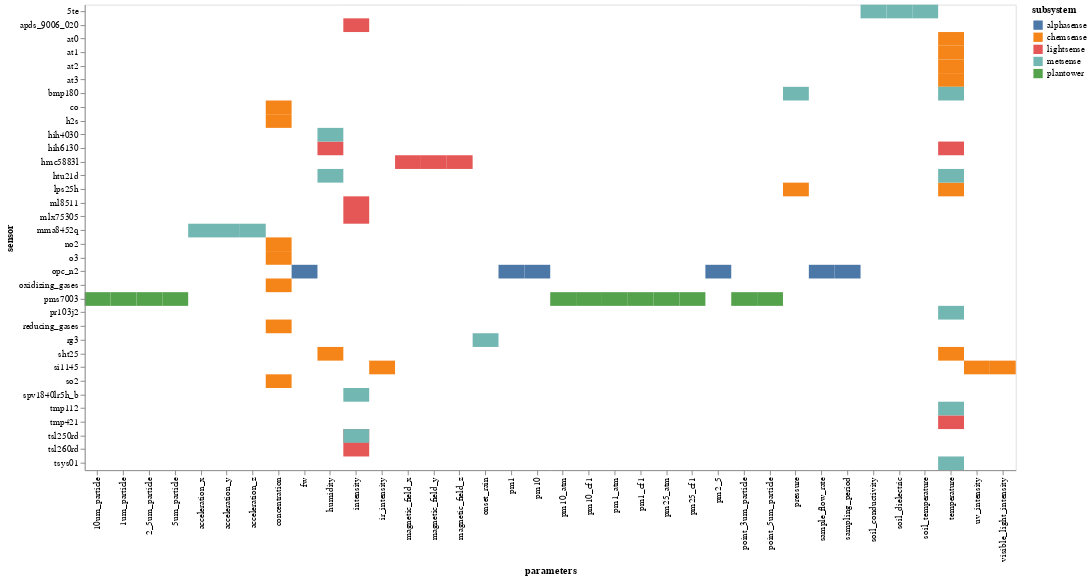

This figure's notebook cell:
### Code cell
alt.Chart(sensor_types_parameters).mark_rect().encode(
    x='parameters',
    y='sensor',
    color='subsystem'
).properties(width=1000, height=500)#.configure_axis(grid=True)

### Figure 1 — Vega-Lite specification as saved in the notebook (floating-point values rounded to 4 significant figures)
{"config": {"view": {"continuousWidth": 400, "continuousHeight": 300}}, "data": {"name": "data-023ccfeb74b404151fbe951ab6d027cb"}, "mark": "rect", "encoding": {"color": {"type": "nominal", "field": "subsystem"}, "x": {"type": "nominal", "field": "parameters"}, "y": {"type": "nominal", "field": "sensor"}}, "height": 500, "width": 1000, "$schema": "https://vega.github.io/schema/vega-lite/v4.8.1.json", "datasets": {"data-023ccfeb74b404151fbe951ab6d027cb": [{"subsystem": "alphasense", "sensor": "opc_n2", "parameters": "fw", "count": 1}, {"subsystem": "alphasense", "sensor": "opc_n2", "parameters": "pm1", "count": 1}, {"subsystem": "alphasense", "sensor": "opc_n2", "parameters": "pm10", "count": 1}, {"subsystem": "alphasense", "sensor": "opc_n2", "parameters": "pm2_5", "count": 1}, {"subsystem": "alphasense", "sensor": "opc_n2", "parameters": "sample_flow_rate", "count": 1}, {"subsystem": "alphasense", "sensor": "opc_n2", "parameters": "sampling_period", "count": 1}, {"subsystem": "chemsense", "sensor": "at0", "parameters": "temperature", "count": 1}, {"subsystem": "chemsense", "sensor": "at1", "parameters": "temperature", "count": 1}, {"subsystem": "chemsense", "sensor": "at2", "parameters": "temperature", "count": 1}, {"subsystem": "chemsense", "sensor": "at3", "parameters": "temperature", "count": 1}, {"subsystem": "chemsense", "sensor": "co", "parameters": "concentration", "count": 1}, {"subsystem": "chemsense", "sensor": "h2s", "parameters": "concentration", "count": 1}, {"subsystem": "chemsense", "sensor": "lps25h", "parameters": "pressure", "count": 1}, {"subsystem": "chemsense", "sensor": "lps25h", "parameters": "temperature", "count": 1}, {"subsystem": "chemsense", "sensor": "no2", "parameters": "concentration", "count": 1}, {"subsystem": "chemsense", "sensor": "o3", "parameters": "concentration", "count": 1}, {"subsystem": "chemsense", "sensor": "oxidizing_gases", "parameters": "concentration", "count": 1}, {"subsystem": "chemsense", "sensor": "reducing_gases", "parameters": "concentration", "count": 1}, {"subsystem": "chemsense", "sensor": "sht25", "parameters": "humidity", "count": 1}, {"subsystem": "chemsense", "sensor": "sht25", "parameters": "temperature", "count": 1}, {"subsystem": "chemsense", "sensor": "si1145", "parameters": "ir_intensity", "count": 1}, {"subsystem": "chemsense", "sensor": "si1145", "parameters": "uv_intensity", "count": 1}, {"subsystem": "chemsense", "sensor": "si1145", "parameters": "visible_light_intensity", "count": 1}, {"subsystem": "chemsense", "sensor": "so2", "parameters": "concentration", "count": 1}, {"subsystem": "lightsense", "sensor": "apds_9006_020", "parameters": "intensity", "count": 1}, {"subsystem": "lightsense", "sensor": "hih6130", "parameters": "humidity", "count": 1}, {"subsystem": "lightsense", "sensor": "hih6130", "parameters": "temperature", "count": 1}, {"subsystem": "lightsense", "sensor": "hmc5883l", "parameters": "magnetic_field_x", "count": 1}, {"subsystem": "lightsense", "sensor": "hmc5883l", "parameters": "magnetic_field_y", "count": 1}, {"subsystem": "lightsense", "sensor": "hmc5883l", "parameters": "magnetic_field_z", "count": 1}, {"subsystem": "lightsense", "sensor": "ml8511", "parameters": "intensity", "count": 1}, {"subsystem": "lightsense", "sensor": "mlx75305", "parameters": "intensity", "count": 1}, {"subsystem": "lightsense", "sensor": "tmp421", "parameters": "temperature", "count": 1}, {"subsystem": "lightsense", "sensor": "tsl250rd", "parameters": "intensity", "count": 1}, {"subsystem": "lightsense", "sensor": "tsl260rd", "parameters": "intensity", "count": 1}, {"subsystem": "metsense", "sensor": "5te", "parameters": "soil_conductivity", "count": 1}, {"subsystem": "metsense", "sensor": "5te", "parameters": "soil_dielectric", "count": 1}, {"subsystem": "metsense", "sensor": "5te", "parameters": "soil_temperature", "count": 1}, {"subsystem": "metsense", "sensor": "bmp180", "parameters": "pressure", "count": 1}, {"subsystem": "metsense", "sensor": "bmp180", "parameters": "temperature", "count": 1}, {"subsystem": "metsense", "sensor": "hih4030", "parameters": "humidity", "count": 1}, {"subsystem": "metsense", "sensor": "htu21d", "parameters": "humidity", "count": 1}, {"subsystem": "metsense", "sensor": "htu21d", "parameters": "temperature", "count": 1}, {"subsystem": "metsense", "sensor": "mma8452q", "parameters": "acceleration_x", "count": 1}, {"subsystem": "metsense", "sensor": "mma8452q", "parameters": "acceleration_y", "count": 1}, {"subsystem": "metsense", "sensor": "mma8452q", "parameters": "acceleration_z", "count": 1}, {"subsystem": "metsense", "sensor": "pr103j2", "parameters": "temperature", "count": 1}, {"subsystem": "metsense", "sensor": "rg3", "parameters": "onset_rain", "count": 1}, {"subsystem": "metsense", "sensor": "spv1840lr5h_b", "parameters": "intensity", "count": 1}, {"subsystem": "metsense", "sensor": "tmp112", "parameters": "temperature", "count": 1}, {"subsystem": "metsense", "sensor": "tsl250rd", "parameters": "intensity", "count": 1}, {"subsystem": "metsense", "sensor": "tsys01", "parameters": "temperature", "count": 1}, {"subsystem": "plantower", "sensor": "pms7003", "parameters": "10um_particle", "count": 1}, {"subsystem": "plantower", "sensor": "pms7003", "parameters": "1um_particle", "count": 1}, {"subsystem": "plantower", "sensor": "pms7003", "parameters": "2_5um_particle", "count": 1}, {"subsystem": "plantower", "sensor": "pms7003", "parameters": "5um_particle", "count": 1}, {"subsystem": "plantower", "sensor": "pms7003", "parameters": "pm10_atm", "count": 1}, {"subsystem": "plantower", "sensor": "pms7003", "parameters": "pm10_cf1", "count": 1}, {"subsystem": "plantower", "sensor": "pms7003", "parameters": "pm1_atm", "count": 1}, {"subsystem": "plantower", "sensor": "pms7003", "parameters": "pm1_cf1", "count": 1}, {"subsystem": "plantower", "sensor": "pms7003", "parameters": "pm25_atm", "count": 1}, {"subsystem": "plantower", "sensor": "pms7003", "parameters": "pm25_cf1", "count": 1}, {"subsystem": "plantower", "sensor": "pms7003", "parameters": "point_3um_particle", "count": 1}, {"subsystem": "plantower", "sensor": "pms7003", "parameters": "point_5um_particle", "count": 1}]}}
